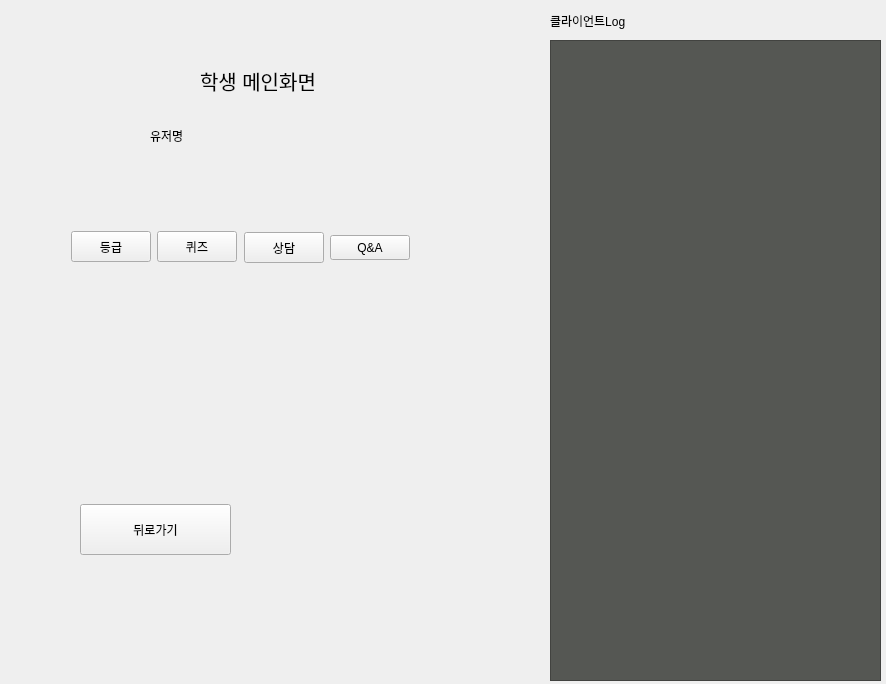
<?xml version="1.0" encoding="UTF-8"?>
<ui version="4.0">
 <class>WizardPage</class>
 <widget class="QWizardPage" name="WizardPage">
  <property name="geometry">
   <rect>
    <x>0</x>
    <y>0</y>
    <width>886</width>
    <height>684</height>
   </rect>
  </property>
  <property name="windowTitle">
   <string>WizardPage</string>
  </property>
  <property name="styleSheet">
   <string notr="true"/>
  </property>
  <widget class="QStackedWidget" name="stackedWidget">
   <property name="geometry">
    <rect>
     <x>10</x>
     <y>10</y>
     <width>531</width>
     <height>641</height>
    </rect>
   </property>
   <property name="currentIndex">
    <number>4</number>
   </property>
   <widget class="QWidget" name="page">
    <widget class="QLabel" name="label_3">
     <property name="geometry">
      <rect>
       <x>121</x>
       <y>168</y>
       <width>56</width>
       <height>23</height>
      </rect>
     </property>
     <property name="text">
      <string>비밀번호</string>
     </property>
    </widget>
    <widget class="QLineEdit" name="loginLineEdit_2">
     <property name="geometry">
      <rect>
       <x>183</x>
       <y>171</y>
       <width>142</width>
       <height>25</height>
      </rect>
     </property>
    </widget>
    <widget class="QPushButton" name="SignUpPushButton">
     <property name="geometry">
      <rect>
       <x>331</x>
       <y>168</y>
       <width>80</width>
       <height>31</height>
      </rect>
     </property>
     <property name="text">
      <string>회원가입</string>
     </property>
    </widget>
    <widget class="QLabel" name="label">
     <property name="geometry">
      <rect>
       <x>200</x>
       <y>100</y>
       <width>231</width>
       <height>17</height>
      </rect>
     </property>
     <property name="text">
      <string>학생 로그인</string>
     </property>
    </widget>
    <widget class="QPushButton" name="loginPushButton">
     <property name="geometry">
      <rect>
       <x>331</x>
       <y>131</y>
       <width>80</width>
       <height>31</height>
      </rect>
     </property>
     <property name="text">
      <string>로그인</string>
     </property>
    </widget>
    <widget class="QLabel" name="label_2">
     <property name="geometry">
      <rect>
       <x>121</x>
       <y>131</y>
       <width>51</width>
       <height>31</height>
      </rect>
     </property>
     <property name="text">
      <string>아이디</string>
     </property>
    </widget>
    <widget class="QLineEdit" name="loginLineEdit">
     <property name="geometry">
      <rect>
       <x>183</x>
       <y>134</y>
       <width>142</width>
       <height>25</height>
      </rect>
     </property>
    </widget>
    <widget class="QPushButton" name="pushButton_11">
     <property name="enabled">
      <bool>true</bool>
     </property>
     <property name="geometry">
      <rect>
       <x>170</x>
       <y>260</y>
       <width>80</width>
       <height>31</height>
      </rect>
     </property>
     <property name="text">
      <string>id찾기</string>
     </property>
    </widget>
    <widget class="QPushButton" name="pushButton_12">
     <property name="enabled">
      <bool>true</bool>
     </property>
     <property name="geometry">
      <rect>
       <x>270</x>
       <y>260</y>
       <width>80</width>
       <height>31</height>
      </rect>
     </property>
     <property name="text">
      <string>pw찾기</string>
     </property>
    </widget>
    <widget class="QLabel" name="loginLabel">
     <property name="geometry">
      <rect>
       <x>180</x>
       <y>220</y>
       <width>151</width>
       <height>21</height>
      </rect>
     </property>
     <property name="text">
      <string>환영함</string>
     </property>
    </widget>
   </widget>
   <widget class="QWidget" name="page_4">
    <widget class="QLabel" name="label_9">
     <property name="geometry">
      <rect>
       <x>140</x>
       <y>90</y>
       <width>221</width>
       <height>21</height>
      </rect>
     </property>
     <property name="text">
      <string>학생용 클라이언트 회원가입</string>
     </property>
    </widget>
    <widget class="QWidget" name="layoutWidget">
     <property name="geometry">
      <rect>
       <x>50</x>
       <y>120</y>
       <width>417</width>
       <height>206</height>
      </rect>
     </property>
     <layout class="QGridLayout" name="gridLayout_2">
      <item row="4" column="1">
       <widget class="QLineEdit" name="lineEdit_email">
        <property name="enabled">
         <bool>false</bool>
        </property>
       </widget>
      </item>
      <item row="2" column="1">
       <widget class="QLineEdit" name="lineEdit_new_pw"/>
      </item>
      <item row="2" column="0">
       <widget class="QLabel" name="label_11">
        <property name="text">
         <string>비밀번호</string>
        </property>
       </widget>
      </item>
      <item row="4" column="2">
       <widget class="QPushButton" name="EmailCheckPushButton">
        <property name="enabled">
         <bool>false</bool>
        </property>
        <property name="text">
         <string>인증 요청</string>
        </property>
       </widget>
      </item>
      <item row="3" column="1">
       <widget class="QLineEdit" name="lineEdit_new_pw_check"/>
      </item>
      <item row="1" column="1">
       <widget class="QLineEdit" name="lineEdit_new_id">
        <property name="enabled">
         <bool>true</bool>
        </property>
       </widget>
      </item>
      <item row="1" column="0">
       <widget class="QLabel" name="label_10">
        <property name="text">
         <string>아이디</string>
        </property>
       </widget>
      </item>
      <item row="3" column="0">
       <widget class="QLabel" name="label_12">
        <property name="text">
         <string>비밀번호 확인</string>
        </property>
       </widget>
      </item>
      <item row="4" column="0">
       <widget class="QLabel" name="label_13">
        <property name="text">
         <string>이메일</string>
        </property>
       </widget>
      </item>
      <item row="5" column="0">
       <widget class="QLabel" name="label_14">
        <property name="text">
         <string>인증번호</string>
        </property>
       </widget>
      </item>
      <item row="5" column="1">
       <widget class="QLineEdit" name="lineEdit_email_check">
        <property name="enabled">
         <bool>false</bool>
        </property>
       </widget>
      </item>
      <item row="5" column="2">
       <widget class="QPushButton" name="EmailCheckNumberPushButton">
        <property name="enabled">
         <bool>false</bool>
        </property>
        <property name="text">
         <string>인증</string>
        </property>
       </widget>
      </item>
      <item row="0" column="0">
       <widget class="QLabel" name="label_15">
        <property name="text">
         <string>이름</string>
        </property>
       </widget>
      </item>
      <item row="0" column="1">
       <widget class="QLineEdit" name="lineEdit_new_name"/>
      </item>
      <item row="1" column="2">
       <widget class="QPushButton" name="SignUpCheckButton">
        <property name="enabled">
         <bool>false</bool>
        </property>
        <property name="text">
         <string>중복확인</string>
        </property>
       </widget>
      </item>
     </layout>
    </widget>
    <widget class="QPushButton" name="BackButton">
     <property name="geometry">
      <rect>
       <x>30</x>
       <y>380</y>
       <width>101</width>
       <height>31</height>
      </rect>
     </property>
     <property name="text">
      <string>뒤로가기</string>
     </property>
    </widget>
    <widget class="QLabel" name="SignUpLabel">
     <property name="geometry">
      <rect>
       <x>100</x>
       <y>420</y>
       <width>291</width>
       <height>21</height>
      </rect>
     </property>
     <property name="text">
      <string>아이디와비밀번호를입력해주세요.</string>
     </property>
    </widget>
    <widget class="QPushButton" name="SignUpPushButton_2">
     <property name="enabled">
      <bool>false</bool>
     </property>
     <property name="geometry">
      <rect>
       <x>160</x>
       <y>380</y>
       <width>151</width>
       <height>31</height>
      </rect>
     </property>
     <property name="text">
      <string>회원가입</string>
     </property>
    </widget>
   </widget>
   <widget class="QWidget" name="page_7">
    <widget class="QLabel" name="label_5">
     <property name="geometry">
      <rect>
       <x>180</x>
       <y>140</y>
       <width>67</width>
       <height>17</height>
      </rect>
     </property>
     <property name="text">
      <string>id찾기</string>
     </property>
    </widget>
    <widget class="QPushButton" name="pushButton">
     <property name="geometry">
      <rect>
       <x>320</x>
       <y>170</y>
       <width>89</width>
       <height>25</height>
      </rect>
     </property>
     <property name="text">
      <string>아이디 전송</string>
     </property>
    </widget>
    <widget class="QLineEdit" name="lineEdit">
     <property name="geometry">
      <rect>
       <x>110</x>
       <y>170</y>
       <width>201</width>
       <height>25</height>
      </rect>
     </property>
    </widget>
    <widget class="QLabel" name="label_6">
     <property name="geometry">
      <rect>
       <x>30</x>
       <y>170</y>
       <width>81</width>
       <height>21</height>
      </rect>
     </property>
     <property name="text">
      <string>이메일 입력</string>
     </property>
    </widget>
   </widget>
   <widget class="QWidget" name="page_6">
    <widget class="QLabel" name="label_18">
     <property name="geometry">
      <rect>
       <x>80</x>
       <y>190</y>
       <width>81</width>
       <height>21</height>
      </rect>
     </property>
     <property name="text">
      <string>아이디 입력</string>
     </property>
    </widget>
    <widget class="QLabel" name="label_19">
     <property name="geometry">
      <rect>
       <x>210</x>
       <y>170</y>
       <width>101</width>
       <height>17</height>
      </rect>
     </property>
     <property name="text">
      <string>비밀번호 찾기</string>
     </property>
    </widget>
    <widget class="QLineEdit" name="lineEdit_3">
     <property name="geometry">
      <rect>
       <x>160</x>
       <y>220</y>
       <width>201</width>
       <height>25</height>
      </rect>
     </property>
    </widget>
    <widget class="QLineEdit" name="lineEdit_2">
     <property name="geometry">
      <rect>
       <x>160</x>
       <y>190</y>
       <width>201</width>
       <height>25</height>
      </rect>
     </property>
    </widget>
    <widget class="QLabel" name="label_16">
     <property name="geometry">
      <rect>
       <x>70</x>
       <y>220</y>
       <width>81</width>
       <height>21</height>
      </rect>
     </property>
     <property name="text">
      <string>이메일 입력</string>
     </property>
    </widget>
    <widget class="QPushButton" name="pushButton_2">
     <property name="geometry">
      <rect>
       <x>370</x>
       <y>210</y>
       <width>89</width>
       <height>25</height>
      </rect>
     </property>
     <property name="text">
      <string>비밀번호 전송</string>
     </property>
    </widget>
   </widget>
   <widget class="QWidget" name="page_2">
    <widget class="QLabel" name="label_4">
     <property name="geometry">
      <rect>
       <x>190</x>
       <y>30</y>
       <width>151</width>
       <height>81</height>
      </rect>
     </property>
     <property name="font">
      <font>
       <pointsize>15</pointsize>
      </font>
     </property>
     <property name="text">
      <string>학생 메인화면</string>
     </property>
    </widget>
    <widget class="QPushButton" name="mainButton_1">
     <property name="geometry">
      <rect>
       <x>61</x>
       <y>221</y>
       <width>80</width>
       <height>31</height>
      </rect>
     </property>
     <property name="text">
      <string>등급</string>
     </property>
    </widget>
    <widget class="QPushButton" name="mainButton_2">
     <property name="geometry">
      <rect>
       <x>147</x>
       <y>221</y>
       <width>80</width>
       <height>31</height>
      </rect>
     </property>
     <property name="text">
      <string>퀴즈</string>
     </property>
    </widget>
    <widget class="QPushButton" name="mainButton_3">
     <property name="geometry">
      <rect>
       <x>234</x>
       <y>222</y>
       <width>80</width>
       <height>31</height>
      </rect>
     </property>
     <property name="text">
      <string>상담</string>
     </property>
    </widget>
    <widget class="QPushButton" name="mainButton_4">
     <property name="geometry">
      <rect>
       <x>320</x>
       <y>225</y>
       <width>80</width>
       <height>25</height>
      </rect>
     </property>
     <property name="text">
      <string>Q&amp;&amp;A</string>
     </property>
    </widget>
    <widget class="QPushButton" name="beackButton_2">
     <property name="geometry">
      <rect>
       <x>70</x>
       <y>494</y>
       <width>151</width>
       <height>51</height>
      </rect>
     </property>
     <property name="text">
      <string>뒤로가기</string>
     </property>
    </widget>
    <widget class="QLabel" name="userNameLabel">
     <property name="geometry">
      <rect>
       <x>140</x>
       <y>110</y>
       <width>91</width>
       <height>31</height>
      </rect>
     </property>
     <property name="text">
      <string>유저명</string>
     </property>
    </widget>
   </widget>
   <widget class="QWidget" name="page_3">
    <widget class="QLabel" name="label_7">
     <property name="geometry">
      <rect>
       <x>60</x>
       <y>50</y>
       <width>67</width>
       <height>17</height>
      </rect>
     </property>
     <property name="text">
      <string>문제</string>
     </property>
    </widget>
   </widget>
   <widget class="QWidget" name="page_5">
    <widget class="QLabel" name="label_8">
     <property name="geometry">
      <rect>
       <x>56</x>
       <y>16</y>
       <width>101</width>
       <height>31</height>
      </rect>
     </property>
     <property name="text">
      <string>Q &amp; A 게시판</string>
     </property>
    </widget>
   </widget>
  </widget>
  <widget class="QTextBrowser" name="logTextBrowser_2">
   <property name="geometry">
    <rect>
     <x>550</x>
     <y>40</y>
     <width>331</width>
     <height>641</height>
    </rect>
   </property>
   <property name="styleSheet">
    <string notr="true">background-color: rgb(85, 87, 83);
color: rgb(238, 238, 236);</string>
   </property>
  </widget>
  <widget class="QLabel" name="label_17">
   <property name="geometry">
    <rect>
     <x>550</x>
     <y>10</y>
     <width>221</width>
     <height>21</height>
    </rect>
   </property>
   <property name="text">
    <string>클라이언트Log</string>
   </property>
  </widget>
 </widget>
 <resources/>
 <connections/>
</ui>
